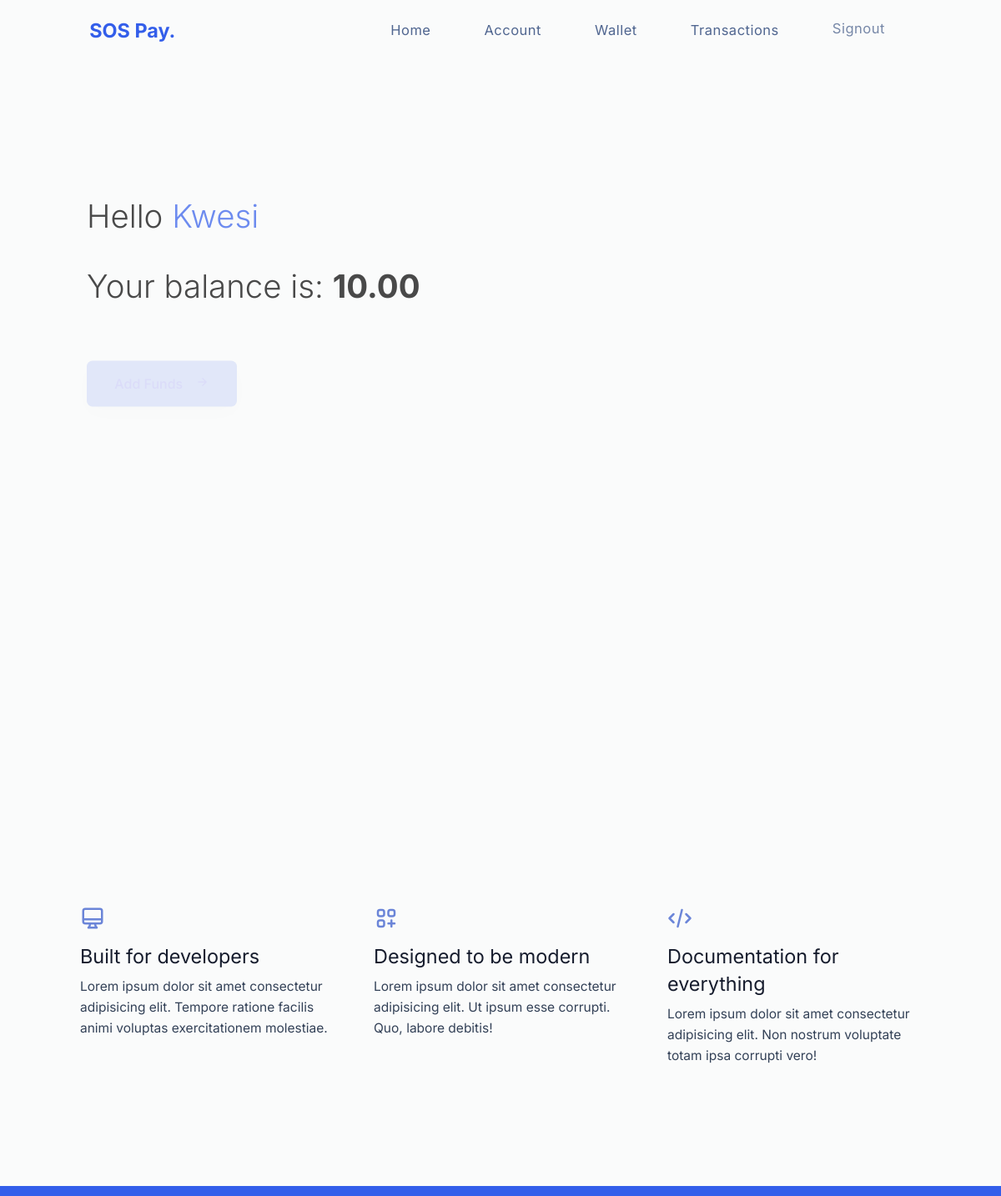
Page /wallet/ (signed in) on the earlier database version.
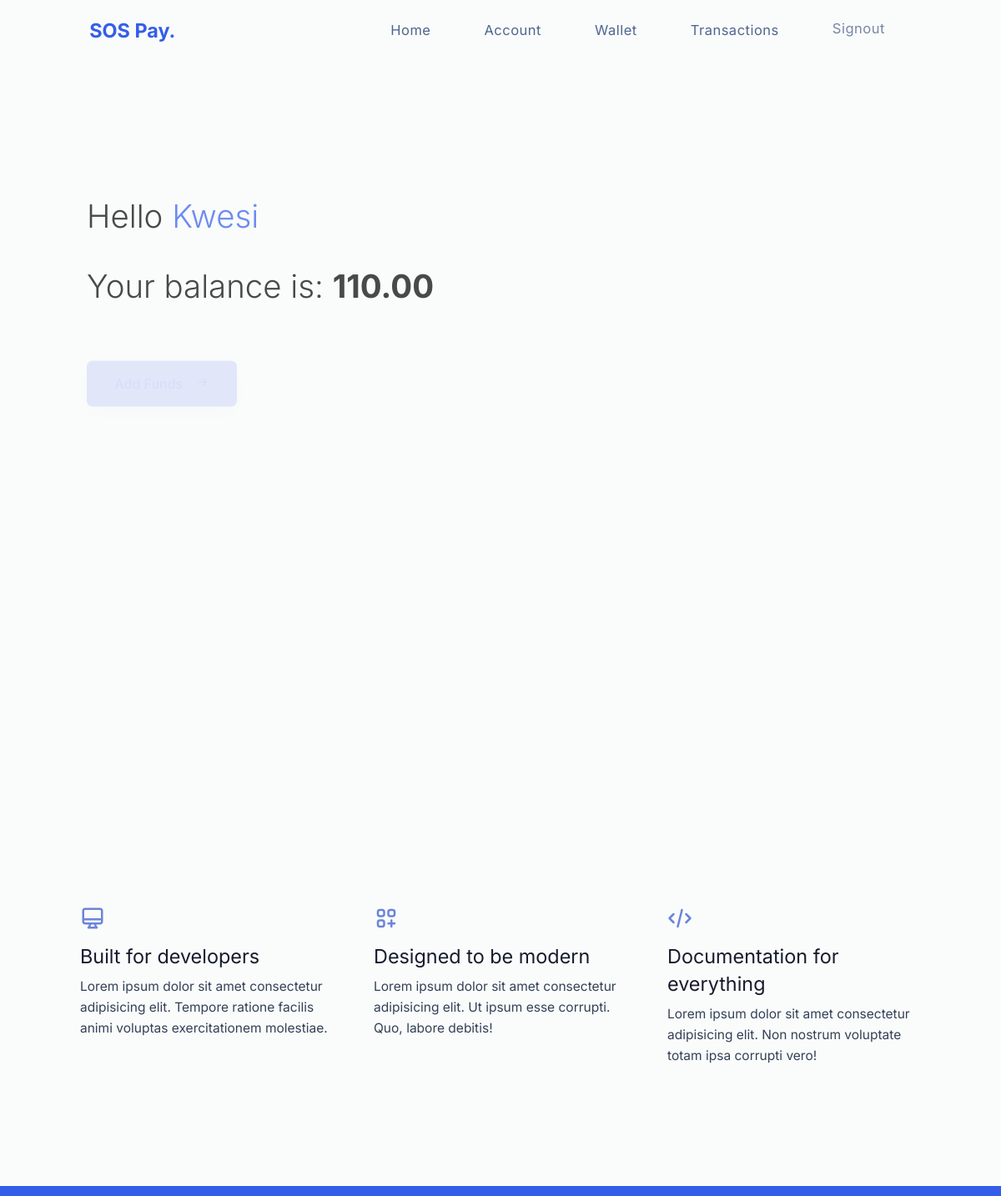
Same page on the later database version.
### authentication/models.py (models this page shows, shortened)
class User(AbstractBaseUser, PermissionsMixin):
    email = models.EmailField(blank=True, default='', unique=True)
    first_name = models.CharField(max_length=255, blank=True, default='')
    last_name = models.CharField(max_length=255, blank=True, default='')
    is_active = models.BooleanField(default=True)
    is_superuser = models.BooleanField(default=False)
    is_staff = models.BooleanField(default=False)
    date_joined = models.DateTimeField(default=timezone.now)
    last_login = models.DateTimeField(blank=True, null=True)
    objects = CustomUserManager()
    USERNAME_FIELD = 'email'
    REQUIRED_FIELDS = []
    class Meta:
        verbose_name = 'User'
        verbose_name_plural = 'Users'

### wallet/models.py (models this page shows, shortened)
class Wallet(models.Model):
    uid = models.UUIDField(primary_key=True, default=uuid.uuid4, editable=False)
    user = models.OneToOneField(User, on_delete=models.SET_NULL, null=True)
    balance = models.DecimalField(("balance"), max_digits=100, decimal_places=2, default=0)
    pin = models.IntegerField(max_length=6, default=000000)
    created = models.DateTimeField(auto_now_add=True)

### wallet/views.py (the view)
# urls.py: path('', views.home, name="home"),
def home(request):
    user = request.user
    fname = user.first_name
    wallet = get_object_or_404(Wallet, user = user)
    balance = wallet.balance
    return render(request, "main/wallet.html" , {'fname':fname, 'balance':balance})

### templates/main/wallet.html (shortened to what this page needs)
{% load static %}
<!DOCTYPE html>
<html lang="en">
  <head>
    <link rel="stylesheet" href="{% static 'style2.css' %}" />
    <link
      href="https://cdn.jsdelivr.net/npm/remixicon@2.5.0/fonts/remixicon.css"
      rel="stylesheet"
    />
    <link href="https://unpkg.com/aos@2.3.1/dist/aos.css" rel="stylesheet" />
  </head>
  <body>
    <header class="container header">
      <nav class="nav">
        <div class="logo">
          <h2>SOS Pay.</h2>
        </div>
        <div class="nav_menu" id="nav_menu">
          <ul class="nav_menu_list">
            <li class="nav_menu_item">
              <a href="/" class="nav_menu_link">Home</a>
            </li>
            <li class="nav_menu_item">
              <a href="#" class="nav_menu_link">Account</a>
            </li>
            <li class="nav_menu_item">
              <a href="#" class="nav_menu_link">Wallet</a>
            </li>
            <li class="nav_menu_item">
              <a href="#" class="nav_menu_link">Transactions</a>
            </li>
            {% if user.is_authenticated %}
                <li class="nav_menu_item">
                    <a href="#" class="nav_menu_link">Signout</a>
                </li>
            {% else %}
                <li class="nav_menu_item">
                    <a href="#" class="nav_menu_link">Login</a>
                </li>
            {% endif %}
          </ul>
        </div>
      </nav>
    </header>
    <section class="wrapper">
      <div class="container">
        <div class="grid-cols-2">
          <div class="grid-item-1">
            <h1 class="main-heading">
                {% if user.is_authenticated %}
                    Hello <span>{{ fname }}</span>
                    <br>
                    <br>
                    Your balance is: <b>{{ balance }}</b>
                {% else %}
                    Hello <span> User</span>
                    <br>
                    <br>
                {% endif %}
            </h1>
            <div class="btn_wrapper">
              <button class="btn view_more_btn"><a href="/pay">
                Add funds <i class="ri-arrow-right-line"></i></a>
              </button>
          </div>
          <div class="grid-item-2">
            <div class="team_img_wrapper">
            </div>
          </div>
        </div>
      </div>
    </section>
    <section class="wrapper">
      <div class="container" data-aos="fade-up" data-aos-duration="1000">
        <div class="grid-cols-3">
          <div class="grid-col-item">
            <div class="icon">
              <svg
                xmlns="http://www.w3.org/2000/svg"
                fill="none"
                viewBox="0 0 24 24"
                stroke="currentColor"
              >
                <path
                  stroke-linecap="round"
                  stroke-linejoin="round"
                  stroke-width="2"
                  d="M9.75 17L9 20l-1 1h8l-1-1-.75-3M3 13h18M5 17h14a2 2 0 002-2V5a2 2 0 00-2-2H5a2 2 0 00-2 2v10a2 2 0 002 2z"
                />
              </svg>
            </div>
            <div class="featured_info">
              <span class="title">Built for developers </span>
              <p>
                Lorem ipsum dolor sit amet consectetur adipisicing elit. Tempore
                ratione facilis animi voluptas exercitationem molestiae.
              </p>
            </div>
          </div>
          <div class="grid-col-item">
            <div class="icon">
            </div>
            <div class="featured_info">
              <span class="title">Designed to be modern</span>
              <p>
                Lorem ipsum dolor sit amet consectetur adipisicing elit. Ut
                ipsum esse corrupti. Quo, labore debitis!
              </p>
            </div>
          </div>
          <div class="grid-col-item">
            <div class="icon">
              <svg
                xmlns="http://www.w3.org/2000/svg"
                fill="none"
                viewBox="0 0 24 24"
                stroke="currentColor"
              >
                <path
                  stroke-linecap="round"
                  stroke-linejoin="round"
                  stroke-width="2"
                  d="M10 20l4-16m4 4l4 4-4 4M6 16l-4-4 4-4"
                />
              </svg>
            </div>
            <div class="featured_info">
              <span class="title">Documentation for everything</span>
              <p>
                Lorem ipsum dolor sit amet consectetur adipisicing elit. Non
                nostrum voluptate totam ipsa corrupti vero!
              </p>
            </div>
          </div>
        </div>
      </div>
    </section>
    <footer></footer>
  </body>
</html>

### static/style2.css (style rules this page uses)
* { margin: 0; padding: 0; box-sizing: border-box; font-family: "Inter", sans-serif; }
*, *::before, *::after { box-sizing: border-box; }
:root { --primary-color: #335eea; --link-color: #506690; --btn-hover-color: #2b50c7; --lg-heading: #161c2d; --text-content: #869ab8; --fixed-header-height: 4.5rem; --font-size-body-text: clamp(14px, 1.6vw, 16px); --h1-font-size: calc(var(--font-size-body-text) * 2.4); --h2-font-size: calc(var(--h1-font-size) - 15px); --h3-font-size: calc(var(var(--h2-font-size)) - 8px); }
body { width: 100%; height: 100vh; overflow-x: hidden; background-color: #fafbfb; }
ul li { list-style-type: none; }
a { text-decoration: none; }
button { background-color: transparent; border: none; outline: none; cursor: pointer; }
.container { width: 100%; }
@media screen and (min-width: 1040px) { .container { width: 1040px; margin: 0 auto; } }
.header { height: var(--fixed-header-height); padding: 0 1.7rem; }
.nav { width: 100%; height: 100%; display: flex; align-items: center; justify-content: space-between; }
.logo h2 { font-size: var(--h2-font-size); color: var(--primary-color); }
.nav_menu_list { display: flex; align-items: center; }
.nav_menu_list .nav_menu_item { margin: 0 2rem; }
.nav_menu_item .nav_menu_link { font-size: 16.5px; line-height: 27px; color: var(--link-color); text-transform: capitalize; letter-spacing: 0.5px; }
.nav_menu, .close_btn { display: none; }
.wrapper { width: 100%; padding-left: 1.7rem; padding-right: 1.7rem; padding-top: 5rem; margin-bottom: 5rem; }
.wrapper .title { font-size: var(--h2-font-size); }
.grid-cols-2 { width: 100%; height: 100%; display: grid; grid-template-columns: repeat(2, 1fr); gap: 4rem; }
.grid-item-1 { padding-top: 5rem; padding-left: 1.5rem; }
.main-heading { font-weight: 300; font-size: var(--h1-font-size); line-height: 1.1; }
.main-heading span { color: var(--primary-color); }
.btn_wrapper { margin-top: 3.5rem; display: flex; width: 100%; }
.btn { width: 110px; height: 50px; background-color: var(--primary-color); display: block; font-size: 16px; color: #fff; text-transform: capitalize; border-radius: 7px; letter-spacing: 1px; transition: 0.4s; }
.view_more_btn { width: 180px; height: 55px; display: flex; align-items: center; justify-content: center; font-size: 16px; letter-spacing: 0; color: #fff; font-weight: 500; margin-right: 10px; box-shadow: 0 0.5rem 1.5rem rgba(22, 28, 45, 0.1); }
.view_more_btn i { margin-left: 0.7rem; }
.grid-item-2 { width: 100%; height: 100%; }
.team_img_wrapper { width: 500px; max-width: 100%; height: 440px; }
.grid-cols-3 { width: 100%; height: 100%; display: grid; grid-template-columns: repeat(3, 1fr); column-gap: 3rem; row-gap: 2rem; padding: 1rem; }
.grid-col-item { height: 100%; }
.icon { width: 100%; line-height: 40px; }
.icon svg { width: 30px; height: 30px; color: #6b85d8; }
.featured_info { width: 100%; }
.featured_info span { width: 100%; display: block; font-size: 21px; line-height: 33px; color: var(--lg-heading); }
.featured_info p { display: block; width: 100%; margin-top: 7px; font-weight: 400; color: #334157; line-height: 25px; font-size: 15.5px; }
footer { width: 100%; background-color: var(--primary-color); height: 12px; margin-top: 8rem; }
@media screen and (min-width: 768px) { .nav_menu { display: block; } }

Differences in the rows shown:
changed Wallet: balance "10.00" → "110.00"
